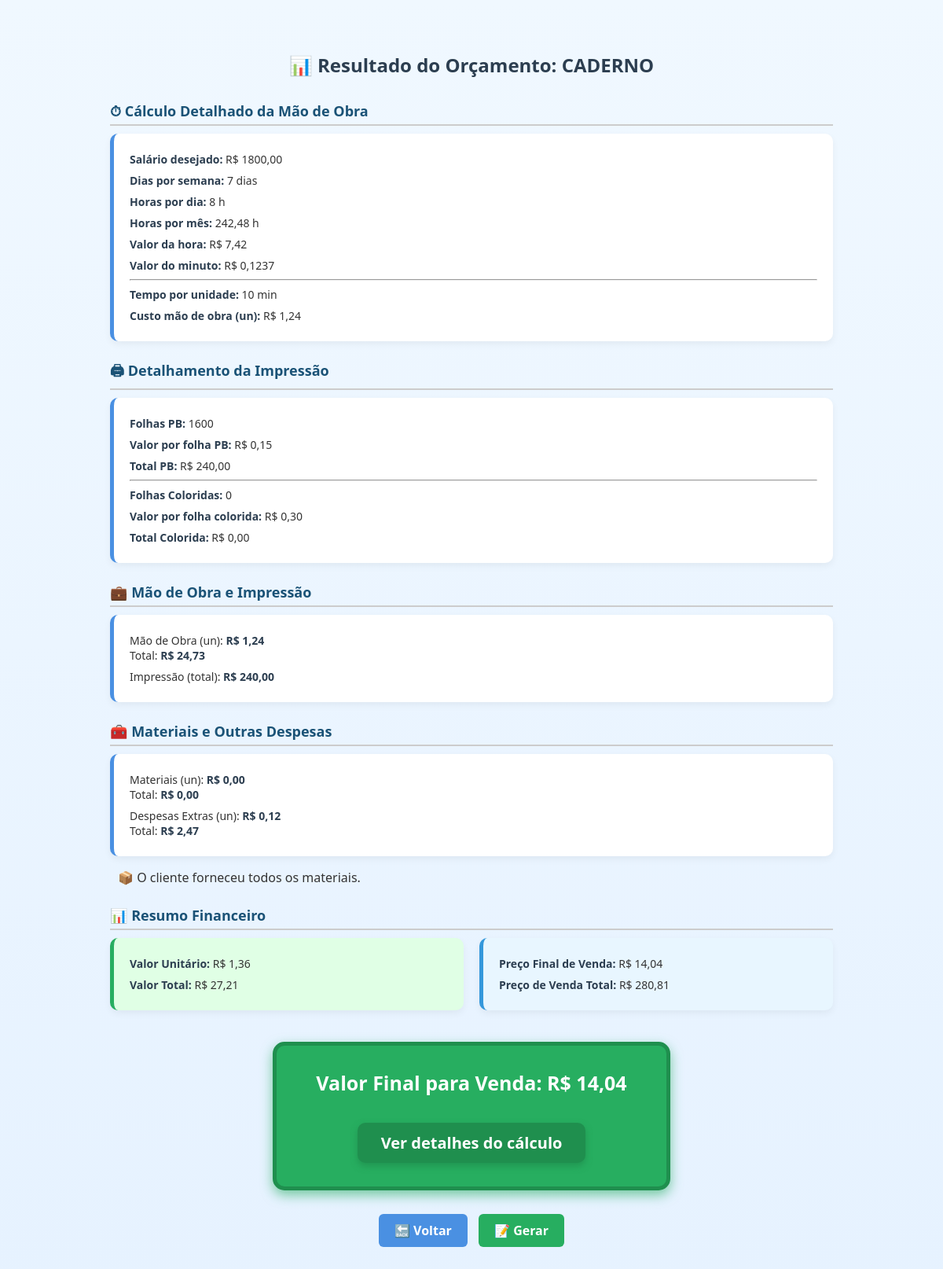
The app's page /resultado/26/ with its own data.
### core/models.py (models this page shows, shortened)
class Orcamento(models.Model):
    nome = models.CharField("Nome do orçamento", max_length=200)
    cliente = models.ForeignKey("Cliente", on_delete=models.CASCADE)
    empresa = models.ForeignKey("Empresa", on_delete=models.CASCADE)
    quantidade = models.PositiveIntegerField("Quantidade")
    tempo_por_unidade = models.PositiveIntegerField("Tempo por unidade (minutos)")
    margem_lucro = models.DecimalField("Margem de lucro (%)", max_digits=5, decimal_places=2, null=True, blank=True)
    folhas_pb = models.PositiveIntegerField("Folhas PB", default=0)
    folhas_coloridas = models.PositiveIntegerField("Folhas coloridas", default=0)
    data_criacao = models.DateTimeField("Data de criação", auto_now_add=True)
    def calcular(self):
        config = ConfiguracoesSistema.objects.first()
        if not config:
            raise Exception("Cadastre as configurações do sistema primeiro.")
        arredonda = lambda v: v.quantize(Decimal('0.01'), rounding=ROUND_HALF_UP)
        margem = self.margem_lucro or config.margem_lucro_padrao
        valor_hora = config.valor_hora()
        tempo_total_horas = (Decimal(self.tempo_por_unidade) * Decimal(self.quantidade)) / Decimal(60)
        custo_mao_obra = tempo_total_horas * valor_hora
        materiais_detalhados = []
        custo_materiais = Decimal('0.00')
        for uso in self.materiaisutilizados.all():
            material = uso.material
            total = material.valor_unitario() * uso.quantidade_utilizada
            fornecido = getattr(uso, 'fornecido_pelo_cliente', False)
            if not fornecido:
                custo_materiais += total
            materiais_detalhados.append({
                "nome": material.nome,
                "quantidade": uso.quantidade_utilizada,
                "unidade": "un",  # ajuste conforme seu modelo
                "valor_unitario": arredonda(material.valor_unitario()),
                "total": arredonda(total),
                "fornecido_pelo_cliente": fornecido,
            })
        subtotal_sem_despesas = custo_mao_obra + custo_materiais
        percentual_despesas = (config.percentual_energia + config.percentual_internet) / Decimal(100)
        custo_despesas = subtotal_sem_despesas * percentual_despesas
        custo_total = subtotal_sem_despesas + custo_despesas
        valor_pb_unit = config.custo_impressao_pb
        valor_colorida_unit = config.custo_impressao_colorida
        valor_impressao_pb = Decimal(self.folhas_pb) * valor_pb_unit
        valor_impressao_colorida = Decimal(self.folhas_coloridas) * valor_colorida_unit
        valor_total_impressao = valor_impressao_pb + valor_impressao_colorida
        lucro = custo_total * (margem / Decimal(100))
        preco_total = custo_total + lucro + valor_total_impressao
        preco_unitario = preco_total / Decimal(self.quantidade)
        return {
            "tempo_por_unidade": self.tempo_por_unidade,
            "custo_mao_obra": arredonda(custo_mao_obra),
            "custo_materiais": arredonda(custo_materiais),
            "custo_despesas": arredonda(custo_despesas),
            "custo_total": arredonda(custo_total),
            "custo_mao_obra_unit": arredonda(custo_mao_obra / self.quantidade),
            "custo_materiais_unit": arredonda(custo_materiais / self.quantidade),
            "custo_despesas_unit": arredonda(custo_despesas / self.quantidade),
            "custo_unitario": arredonda(custo_total / self.quantidade),
            "valor_pb_unit": arredonda(valor_pb_unit),
            "valor_colorida_unit": arredonda(valor_colorida_unit),
            "valor_impressao_pb": arredonda(valor_impressao_pb),
            "valor_impressao_colorida": arredonda(valor_impressao_colorida),
            "valor_total_impressao": arredonda(valor_total_impressao),
            "preco_unitario": arredonda(preco_unitario),
            "preco_total": arredonda(preco_total),
            "lucro": arredonda(lucro),
            "materiais_detalhados": materiais_detalhados,
            "salario_desejado": arredonda(config.valor_mensal_desejado),
            "dias_semana": config.dias_por_semana,
            "horas_dia": config.horas_por_dia,
            "horas_semana": config.dias_por_semana * config.horas_por_dia,
            "horas_mes": Decimal(config.dias_por_semana * config.horas_por_dia) * Decimal('4.33'),
            "valor_hora": arredonda(valor_hora),
            "valor_minuto": arredonda(valor_hora / Decimal(60)),
        }

class ConfiguracoesSistema(models.Model):
    valor_mensal_desejado = models.DecimalField(
        "Valor mensal desejado", max_digits=10, decimal_places=2, default=Decimal('0.00')
    )
    dias_por_semana = models.PositiveIntegerField("Dias por semana", default=5)
    horas_por_dia = models.PositiveIntegerField("Horas por dia", default=8)
    margem_lucro_padrao = models.DecimalField(
        "Margem de lucro padrão (%)", max_digits=5, decimal_places=2, default=Decimal('10.00')
    )
    percentual_energia = models.DecimalField("Energia (%)", max_digits=5, decimal_places=2, default=Decimal('0.00'))
    percentual_internet = models.DecimalField("Internet (%)", max_digits=5, decimal_places=2, default=Decimal('0.00'))
    custo_impressao_pb = models.DecimalField("Custo impressão PB", max_digits=6, decimal_places=2, default=Decimal('0.00'))
    custo_impressao_colorida = models.DecimalField("Custo impressão colorida", max_digits=6, decimal_places=2, default=Decimal('0.00'))
    def valor_hora(self):
        semanas_mes = Decimal('4.33')
        total_horas = Decimal(self.dias_por_semana * self.horas_por_dia) * semanas_mes
        if total_horas == 0:
            return Decimal('0.00')
        valor = self.valor_mensal_desejado / total_horas
        return valor.quantize(Decimal('0.01'), rounding=ROUND_HALF_UP)

### core/views.py (the view)
# urls.py: path('resultado/<int:pk>/', views.resultado_orcamento, name='resultado_orcamento'),
def resultado_orcamento(request, pk):
    orcamento = get_object_or_404(Orcamento, pk=pk)
    try:
        resultado = orcamento.calcular()
    except Exception as e:
        messages.error(request, str(e))
        return redirect('novo_orcamento')
    config = ConfiguracoesSistema.objects.first()
    quantidade = orcamento.quantidade
    tempo_total_minutos = orcamento.tempo_por_unidade * quantidade
    tempo_total_horas = Decimal(tempo_total_minutos) / Decimal(60)
    valor_hora = config.valor_hora()
    valor_minuto = valor_hora / Decimal(60)
    custo_pb = Decimal(orcamento.folhas_pb) * config.custo_impressao_pb
    custo_colorida = Decimal(orcamento.folhas_coloridas) * config.custo_impressao_colorida
    custo_impressao_total = custo_pb + custo_colorida
    materiais = []
    custo_materiais = Decimal('0.00')
    for uso in orcamento.materiaisutilizados.all():
        if not uso.fornecido_pelo_cliente:
            material = uso.material
            valor_unit = material.valor_unitario()
            total = valor_unit * Decimal(uso.quantidade_utilizada)
            custo_materiais += total
            materiais.append({
                "nome": material.nome,
                "quantidade": uso.quantidade_utilizada,
                "unidade": getattr(material, 'unidade', ''),
                "valor_unitario": valor_unit.quantize(Decimal('0.01')),
                "total": total.quantize(Decimal('0.01')),
                "fornecido_pelo_cliente": uso.fornecido_pelo_cliente,
            })
    resultado.update({
        'quantidade': quantidade,
        'tempo_total_minutos': tempo_total_minutos,
        'tempo_total_horas': round(tempo_total_horas, 2),
        'valor_hora': round(valor_hora, 2),
        'valor_minuto': round(valor_minuto, 4),
        'custo_pb': round(custo_pb, 2),
        'custo_colorida': round(custo_colorida, 2),
        'valor_pb_unit': config.custo_impressao_pb,
        'valor_colorida_unit': config.custo_impressao_colorida,
        'custo_materiais': custo_materiais.quantize(Decimal('0.01')),
        'materiais_detalhados': materiais,
        'custo_impressao_total': custo_impressao_total.quantize(Decimal('0.01')),
    })
    return render(request, 'core/resultado_orcamento.html', {
        'orcamento': orcamento,
        'resultado': resultado
    })

### core/models.py (called while the page is built)
    def valor_unitario(self):
        if self.quantidade_por_pacote == 0:
            return Decimal('0.00')
        return (self.preco_pacote / self.quantidade_por_pacote).quantize(Decimal('0.0001'), rounding=ROUND_HALF_UP)

### core/templates/core/resultado_orcamento.html (shortened to what this page needs)
<!DOCTYPE html>
<html lang="pt-br">
<head>
</head>
<body>
<div class="container">
  <h1>📊 Resultado do Orçamento: {{ orcamento.nome }}</h1>
  <div class="section-title">⏱ Cálculo Detalhado da Mão de Obra</div>
  <div class="grid">
    <div class="card">
      <p><strong>Salário desejado:</strong> R$ {{ resultado.salario_desejado }}</p>
      <p><strong>Dias por semana:</strong> {{ resultado.dias_semana }} dias</p>
      <p><strong>Horas por dia:</strong> {{ resultado.horas_dia }} h</p>
      <p><strong>Horas por mês:</strong> {{ resultado.horas_mes }} h</p>
      <p><strong>Valor da hora:</strong> R$ {{ resultado.valor_hora }}</p>
      <p><strong>Valor do minuto:</strong> R$ {{ resultado.valor_minuto }}</p>
      <hr>
      <p><strong>Tempo por unidade:</strong> {{ resultado.tempo_por_unidade }} min</p>
      <p><strong>Custo mão de obra (un):</strong> R$ {{ resultado.custo_mao_obra_unit }}</p>
    </div>
  </div>
  <div class="section-title">🖨 Detalhamento da Impressão</div>
  <div class="grid">
    <div class="card">
      <p><strong>Folhas PB:</strong> {{ orcamento.folhas_pb }}</p>
      <p><strong>Valor por folha PB:</strong> R$ {{ resultado.valor_pb_unit }}</p>
      <p><strong>Total PB:</strong> R$ {{ resultado.valor_impressao_pb }}</p>
      <hr>
      <p><strong>Folhas Coloridas:</strong> {{ orcamento.folhas_coloridas }}</p>
      <p><strong>Valor por folha colorida:</strong> R$ {{ resultado.valor_colorida_unit }}</p>
      <p><strong>Total Colorida:</strong> R$ {{ resultado.valor_impressao_colorida }}</p>
    </div>
  </div>
  <div class="section-title">💼 Mão de Obra e Impressão</div>
  <div class="grid">
    <div class="card">
      <p>Mão de Obra (un): <strong>R$ {{ resultado.custo_mao_obra_unit }}</strong>
      <br>Total: <strong>R$ {{ resultado.custo_mao_obra }}</strong></p>
      <p>Impressão (total): <strong>R$ {{ resultado.valor_total_impressao }}</strong></p>
    </div>
  </div>
  <div class="section-title">🧰 Materiais e Outras Despesas</div>
  <div class="grid">
    <div class="card">
      <p>Materiais (un): <strong>R$ {{ resultado.custo_materiais_unit }}</strong>
      <br>Total: <strong>R$ {{ resultado.custo_materiais }}</strong></p>
      <p>Despesas Extras (un): <strong>R$ {{ resultado.custo_despesas_unit }}</strong>
      <br>Total: <strong>R$ {{ resultado.custo_despesas }}</strong></p>
    </div>
  </div>
  {% if resultado.materiais_detalhados %}
    <div class="section-title">📦 Materiais Detalhados</div>
    <div class="grid">
      {% for mat in resultado.materiais_detalhados %}
        <div class="card">
          <p><strong>{{ mat.nome }}</strong></p>
          <p>Quantidade: {{ mat.quantidade }} {{ mat.unidade }}</p>
          <p>Valor unitário: R$ {{ mat.valor_unitario }}</p>
          <p>Total: R$ {{ mat.total }}</p>
        </div>
      {% endfor %}
    </div>
  {% else %}
    <p style="margin-left: 10px;">📦 O cliente forneceu todos os materiais.</p>
  {% endif %}
  <div class="section-title">📊 Resumo Financeiro</div>
  <div class="grid">
    <div class="card total">
      <p><strong>Valor Unitário:</strong> R$ {{ resultado.custo_unitario }}</p>
      <p><strong>Valor Total:</strong> R$ {{ resultado.custo_total }}</p>
    </div>
    <div class="card highlight">
      <p><strong>Preço Final de Venda:</strong> R$ {{ resultado.preco_unitario }}</p>
      <p><strong>Preço de Venda Total:</strong> R$ {{ resultado.preco_total }}</p>
    </div>
  </div>
  <div style="margin-top: 40px; text-align: center;">
    <div style="
      display: inline-block;
      background-color: #27ae60;
      color: white;
      padding: 30px 50px;
      font-size: 25px;
      font-weight: bold;
      border-radius: 15px;
      box-shadow: 0 6px 15px rgba(39, 174, 96, 0.6);
      border: 5px solid #1f8f4e;
      ">
      Valor Final para Venda: R$ {{ resultado.preco_unitario }}
      <br><br>
      <a href="{% url 'detalhes_preco' orcamento.pk %}"
         style="
           display: inline-block;
           background-color: #1f8f4e;
           color: white;
           padding: 12px 30px;
           font-size: 20px;
           font-weight: bold;
           border-radius: 10px;
           text-decoration: none;
           box-shadow: 0 4px 8px rgba(31, 143, 78, 0.8);
           transition: background-color 0.3s ease;
         "
         onmouseover="this.style.backgroundColor='#166837';"
         onmouseout="this.style.backgroundColor='#1f8f4e';"
      >
        Ver detalhes do cálculo
      </a>
    </div>
  </div>
  <div class="buttons">
    <a href="{% url 'lista_orcamentos' %}">🔙 Voltar</a>
    <a href="{% url 'gerar_orcamento_html' orcamento.pk %}" class="gerar">📝 Gerar</a>
  </div>
</div>
</body>
</html>

### core/templates/core/resultado_orcamento.html (style rules this page uses)
* { box-sizing: border-box; }
body { font-family: 'Segoe UI', Tahoma, Geneva, Verdana, sans-serif; margin: 0; padding: 0; background: linear-gradient(to bottom, #f0f8ff, #e6f2ff); color: #333; }
.container { max-width: 960px; margin: 30px auto; padding: 20px; }
h1 { text-align: center; color: #2c3e50; margin-bottom: 30px; font-size: 24px; }
.section-title { font-size: 18px; font-weight: bold; margin: 25px 0 10px; color: #1a5276; border-bottom: 2px solid #ccc; padding-bottom: 5px; }
.grid { display: flex; flex-wrap: wrap; gap: 20px; }
.card { background: #fff; border-left: 5px solid #4a90e2; border-radius: 10px; box-shadow: 0 4px 10px rgba(0, 0, 0, 0.05); padding: 15px 20px; flex: 1 1 calc(50% - 20px); min-width: 260px; transition: transform 0.2s ease; }
.card p { margin: 8px 0; font-size: 14px; }
.card strong { color: #2c3e50; }
.highlight { background-color: #e8f6ff; border-left-color: #3498db; }
.total { background-color: #e0ffe5; border-left-color: #27ae60; }
.buttons { margin-top: 30px; text-align: center; }
.buttons a { background-color: #4a90e2; color: white; padding: 10px 20px; text-decoration: none; font-weight: bold; border-radius: 6px; transition: background-color 0.3s ease; margin: 0 5px; display: inline-block; }
.buttons a.gerar { background-color: #27ae60; }

### records on screen
Orcamento: nome "CADERNO", folhas_pb "1600", folhas_coloridas "0"
ConfiguracoesSistema: valor_pb_unit "0,15", valor_colorida_unit "0,30"

### other values on screen
{{ resultado.salario_desejado }} "1800,00"
{{ resultado.dias_semana }} "7"
{{ resultado.horas_dia }} "8"
{{ resultado.horas_mes }} "242,48"
{{ resultado.valor_hora }} "7,42"
{{ resultado.valor_minuto }} "0,1237"
{{ resultado.tempo_por_unidade }} "10"
{{ resultado.custo_mao_obra_unit }} "1,24"
{{ resultado.valor_impressao_pb }} "240,00"
{{ resultado.valor_impressao_colorida }} "0,00"
{{ resultado.custo_mao_obra }} "24,73"
{{ resultado.valor_total_impressao }} "240,00"
{{ resultado.custo_materiais_unit }} "0,00"
{{ resultado.custo_materiais }} "0,00"
{{ resultado.custo_despesas_unit }} "0,12"
